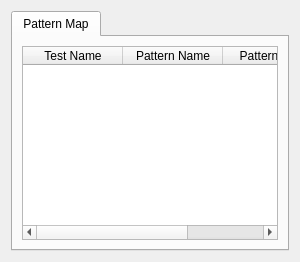
       <widget class="QWidget" name="PatternMap">
        <property name="accessibleName">
         <string>patternmap</string>
        </property>
        <attribute name="title">
         <string>Pattern</string>
        </attribute>
        <layout class="QGridLayout" name="gridLayout_2">
         <item row="0" column="0">
          <widget class="QTabWidget" name="tabWidget">
           <property name="currentIndex">
            <number>0</number>
           </property>
           <widget class="QWidget" name="tab_2">
            <attribute name="title">
             <string>Pattern Map</string>
            </attribute>
            <layout class="QGridLayout" name="gridLayout_6">
             <item row="0" column="0">
              <layout class="QGridLayout" name="gridLayout_4">
               <item row="0" column="0">
                <widget class="QTableWidget" name="pattern_table">
                 <column>
                  <property name="text">
                   <string>Test Name</string>
                  </property>
                 </column>
                 <column>
                  <property name="text">
                   <string>Pattern Name</string>
                  </property>
                 </column>
                 <column>
                  <property name="text">
                   <string>Pattern Path</string>
                  </property>
                 </column>
                </widget>
               </item>
              </layout>
             </item>
            </layout>
           </widget>
          </widget>
         </item>
        </layout>
       </widget>
